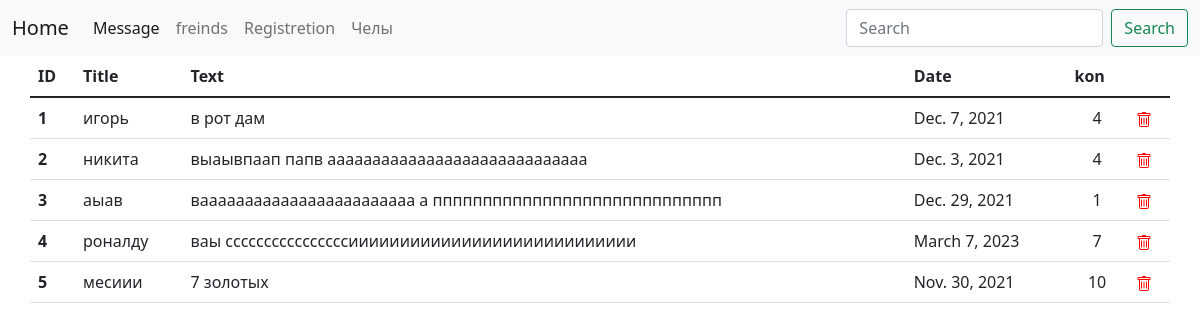
/all_list/, run on an earlier commit of the app's database.
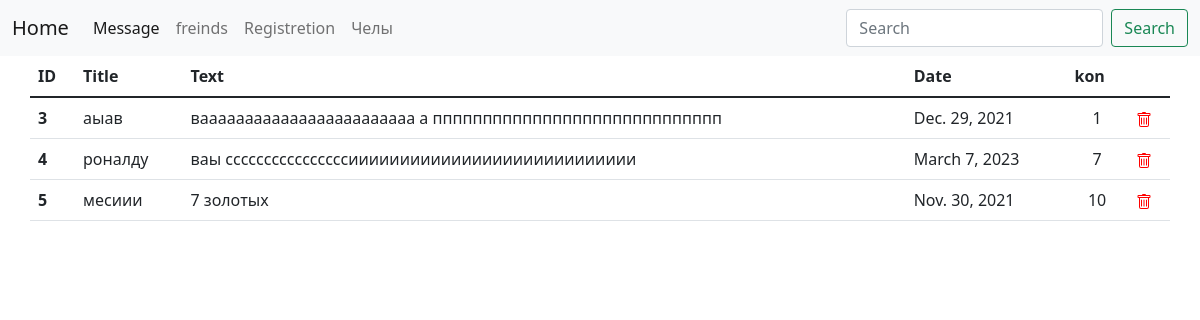
And on a later commit of the database.
### posts/models.py (models this page shows, shortened)
class All_list(models.Model):
	title = models.CharField(max_length = 30)
	text = models.TextField()
	publication_date = models.DateField()
	view_num = models.IntegerField(default=6)

### posts/views.py (the view)
# urls.py: path('all_list/', views.all_list, name = 'all_list'),
def all_list(request):
	atribut = All_list.objects.all()
	context = {
		'atribut': atribut
	}
	return render (request, "posts/all_list.html", context)

### posts/templates/posts/all_list.html (shortened to what this page needs)
{% extends "posts/base.html" %}
{% load static %}
{% block content %}
	<div class="container">
		<div class="row mt-05">
			<table class="table">
			  <thead>
			    <tr>
			      <th scope="col">ID</th>
			      <th scope="col">Title</th>
			      <th scope="col">Text</th>
			      <th scope="col">Date</th>
			      <th scope="col">kon</th>
			    </tr>
			  </thead>
			  <tbody>
			  	{% for a in atribut  %}
			    <tr>
			      <th scope="row">{{ a.id}}</th>
			      <td>{{ a.title}}</td>
			      <td>{{ a.text}}</td>
			      <td>{{ a.publication_date}}</td>
			      <td class="text-center">{{ a.view_num}}</td>
			      <td>
			      	<a href="{% url 'all_list_delete' a.id %}" class="delete-link">
              		</a>
			      </td>
			    {% endfor %}
			    </tr>
			  </tbody>
			</table>
		</div>
	</div>
{% endblock %}

What changed in the data, as far as the page shows it:
removed All_list: id "1", title "игорь", text "в рот дам", publication_date "Dec. 7, 2021", view_num "4"
removed All_list: id "2", title "никита", text "выаывпаап папв ааааааааааааааааааааааааааааа", publication_date "Dec. 3, 2021", view_num "4"
